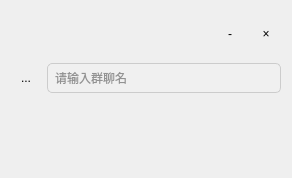
<?xml version="1.0" encoding="UTF-8"?>
<ui version="4.0">
 <class>AddGroupWidget</class>
 <widget class="QWidget" name="AddGroupWidget">
  <property name="geometry">
   <rect>
    <x>0</x>
    <y>0</y>
    <width>292</width>
    <height>178</height>
   </rect>
  </property>
  <property name="windowTitle">
   <string>Form</string>
  </property>
  <layout class="QVBoxLayout" name="verticalLayout">
   <item>
    <layout class="QHBoxLayout" name="horizontalLayout_topBar">
     <item>
      <spacer name="horizontalSpacer_3">
       <property name="orientation">
        <enum>Qt::Horizontal</enum>
       </property>
       <property name="sizeHint" stdset="0">
        <size>
         <width>37</width>
         <height>17</height>
        </size>
       </property>
      </spacer>
     </item>
     <item>
      <widget class="QToolButton" name="minimizeButton">
       <property name="minimumSize">
        <size>
         <width>30</width>
         <height>30</height>
        </size>
       </property>
       <property name="styleSheet">
        <string notr="true">#minimizeButton {
    border: none;
    background-color: transparent;
    min-width: 30px;
    min-height: 30px;
    max-width: 30px;
    max-height: 30px;
}

#minimizeButton:hover {
    background-color: #E1E1E1;
}

#minimizeButton:pressed {
    background-color: #BDBDBD;
}</string>
       </property>
       <property name="text">
        <string>-</string>
       </property>
      </widget>
     </item>
     <item>
      <widget class="QToolButton" name="closeButton">
       <property name="minimumSize">
        <size>
         <width>30</width>
         <height>30</height>
        </size>
       </property>
       <property name="styleSheet">
        <string notr="true">#closeButton {
    border: none;
    background-color: transparent;
    min-width: 30px;
    min-height: 30px;
    max-width: 30px;
    max-height: 30px;
}

#closeButton:hover {
    background-color: #E57373;
    color: white;
}

#closeButton:pressed {
    background-color: #D32F2F;
    color: white;
}</string>
       </property>
       <property name="text">
        <string>×</string>
       </property>
      </widget>
     </item>
    </layout>
   </item>
   <item>
    <layout class="QHBoxLayout" name="horizontalLayout_content">
     <item>
      <widget class="QToolButton" name="button_search">
       <property name="minimumSize">
        <size>
         <width>30</width>
         <height>30</height>
        </size>
       </property>
       <property name="styleSheet">
        <string notr="true">#button_search {
    border: none;
    background-color: transparent;
	border-image: url(:/img/btn_search.png);
}

#button_search:hover {
    background-color: #E1E1E1;
}

#button_search:pressed {
    background-color: #BDBDBD;
}</string>
       </property>
       <property name="text">
        <string>...</string>
       </property>
      </widget>
     </item>
     <item>
      <widget class="QLineEdit" name="lineEdit_searchGroupName">
       <property name="minimumSize">
        <size>
         <width>0</width>
         <height>30</height>
        </size>
       </property>
       <property name="styleSheet">
        <string notr="true">QLineEdit {
    background-color: #f0f0f0;
    border: 1px solid #ccc;
    border-radius: 5px;
    padding: 5px;
    color: #333;
}

QLineEdit:hover {
    border-color: #aaa;
}

QLineEdit:focus {
    border-color: #0078d7;
    background-color: #fff;
}</string>
       </property>
       <property name="placeholderText">
        <string>请输入群聊名</string>
       </property>
      </widget>
     </item>
    </layout>
   </item>
   <item>
    <layout class="QHBoxLayout" name="horizontalLayout_bottomBar">
     <item>
      <spacer name="horizontalSpacer">
       <property name="orientation">
        <enum>Qt::Horizontal</enum>
       </property>
       <property name="sizeHint" stdset="0">
        <size>
         <width>198</width>
         <height>20</height>
        </size>
       </property>
      </spacer>
     </item>
     <item>
      <widget class="QPushButton" name="button_addGroup">
       <property name="sizePolicy">
        <sizepolicy hsizetype="Minimum" vsizetype="Fixed">
         <horstretch>0</horstretch>
         <verstretch>0</verstretch>
        </sizepolicy>
       </property>
       <property name="minimumSize">
        <size>
         <width>91</width>
         <height>51</height>
        </size>
       </property>
       <property name="maximumSize">
        <size>
         <width>91</width>
         <height>51</height>
        </size>
       </property>
       <property name="styleSheet">
        <string notr="true">#button_addGroup {
    border: none;
    background-color: transparent;
	border-image: url(:/img/btn_add.png);
}

#button_addGroup:hover {
    background-color: #E1E1E1;
}

#button_addGroup:pressed {
    background-color: #BDBDBD;
}</string>
       </property>
       <property name="iconSize">
        <size>
         <width>30</width>
         <height>30</height>
        </size>
       </property>
      </widget>
     </item>
    </layout>
   </item>
  </layout>
 </widget>
 <resources/>
 <connections/>
</ui>
